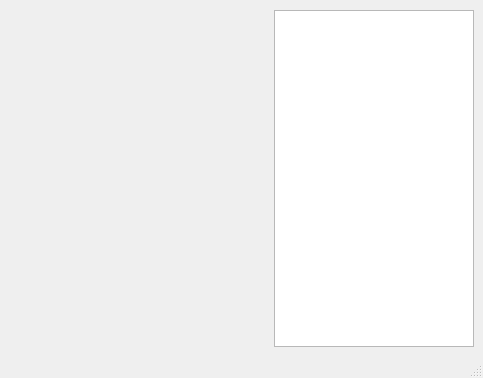
<?xml version="1.0" encoding="UTF-8"?>
<ui version="4.0">
 <class>MainWindow</class>
 <widget class="QMainWindow" name="MainWindow">
  <property name="geometry">
   <rect>
    <x>0</x>
    <y>0</y>
    <width>483</width>
    <height>378</height>
   </rect>
  </property>
  <property name="windowTitle">
   <string>MainWindow</string>
  </property>
  <widget class="QWidget" name="centralwidget">
   <layout class="QHBoxLayout" name="horizontalLayout">
    <property name="topMargin">
     <number>10</number>
    </property>
    <item>
     <widget class="QWidget" name="mplwindow" native="true">
      <property name="sizePolicy">
       <sizepolicy hsizetype="Expanding" vsizetype="Preferred">
        <horstretch>0</horstretch>
        <verstretch>0</verstretch>
       </sizepolicy>
      </property>
      <property name="toolTipDuration">
       <number>-22</number>
      </property>
      <layout class="QVBoxLayout" name="mplvl"/>
     </widget>
    </item>
    <item>
     <widget class="QListWidget" name="mplfigs">
      <property name="sizePolicy">
       <sizepolicy hsizetype="Maximum" vsizetype="Expanding">
        <horstretch>0</horstretch>
        <verstretch>0</verstretch>
       </sizepolicy>
      </property>
      <property name="maximumSize">
       <size>
        <width>200</width>
        <height>16777215</height>
       </size>
      </property>
     </widget>
    </item>
   </layout>
  </widget>
  <widget class="QMenuBar" name="menubar">
   <property name="geometry">
    <rect>
     <x>0</x>
     <y>0</y>
     <width>483</width>
     <height>23</height>
    </rect>
   </property>
  </widget>
  <widget class="QStatusBar" name="statusbar"/>
 </widget>
 <resources/>
 <connections/>
</ui>
